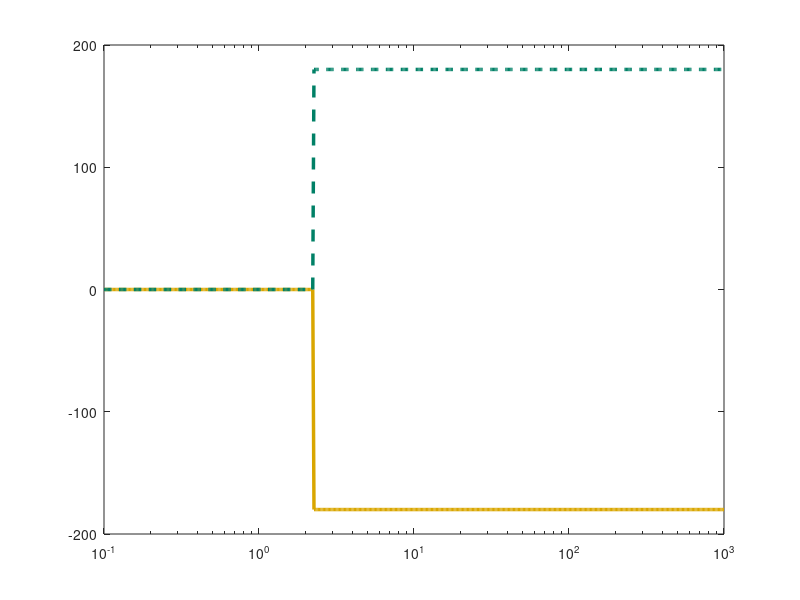

MATLAB code for this plot: (Note: this script raises an error after producing the figure.)
K = 1/71; T = sqrt(14/71);
sys = tf(1, [14 0 71]);
w = logspace(-1, 3, 500);

phi_theory = zeros(size(w));
phi_theory(w > 1/T) = -pi;  
[mag, phase] = bode(sys, w);
phase = squeeze(phase);
phi_deg = phi_theory * 180/pi;

figure('Position', [100 100 900 400], 'Color','white');
semilogx(w, phi_deg, 'Color', [0.85, 0.65, 0], 'LineStyle', '-', 'LineWidth', 2.5); 
hold on;
semilogx(w, phase, 'Color', [0, 0.5, 0.4], 'LineStyle', '--', 'LineWidth', 2.5);

ax = gca; ax.LineWidth = 1.5; ax.FontSize = 13;
ax.XColor = [0.3 0.3 0.3]; ax.YColor = [0.3 0.3 0.3];
ax.GridColor = [0.9 0.9 0.9]; ax.GridAlpha = 0.4;
ax.MinorGridColor = [0.95 0.95 0.95]; ax.MinorGridAlpha = 0.2;
grid on; grid minor; box on; xlim([-0.01, 10]); ylim([-190, 10])

xlabel('\omega'); 
ylabel('φ(\omega)');
legend('φ_{theor}', 'φ_{sys}', 'Location','northeast','FontSize',15);
exportgraphics(gcf, '../../../images/task4/freq/lfch4.png', 'Resolution', 500);
